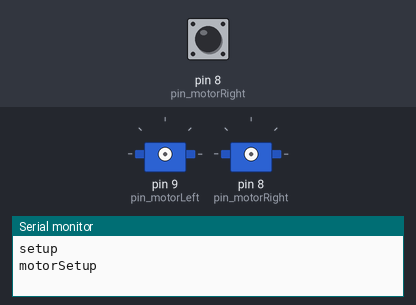
A sketch run on a simulated Arduino Mega 2560, built with avr-gcc and run on an emulated ATmega2560. Parts: 2 × servo, the last lines printed to the serial monitor. The inputs (shaded band) are chosen by the test bench; at power-on: pin 8 (pin_motorRight) LOW.

Above: at 0.8 s.
0.9 s: pin 8 (pin_motorRight) pulled HIGH for 0.15 s
At 2.2 s:
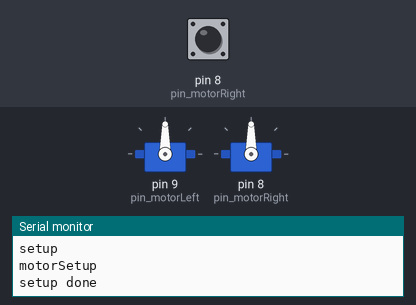
Timing chart, 0 to 3.9 s (numbered marks = the images above; inputs shaded):
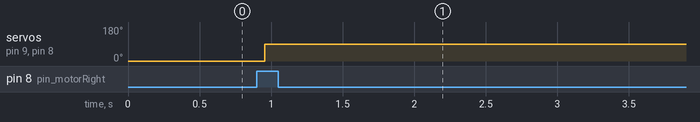

Measured:
- after the input at 0.9 s, servo on pin 9 (pin_motorLeft), servo on pin 8 (pin_motorRight): 0° → 90° after 0.06 s

The sketch:

BT_Arlo_Test.ino
```cpp
#include <Servo.h>

#define pin_motorLeft 9
#define pin_motorRight 8
#define pin_sensorLeft1 34
#define pin_sensorLeft2 35
#define pin_sensorRight1 38
#define pin_sensorRight2 39
#define FULL_REVERSE 1000
#define MOTOR_BRAKE 1500
#define FULL_FORWARD 2000
#define FULL_ROTATION 144

Servo motorLeft;
Servo motorRight;

String printString;

int uL = 0;
int uR = 0;
int command;


void motorSetup() {
  Serial.println("motorSetup");
  //put motors in rest mode
  pinMode(pin_motorLeft, INPUT);
  pinMode(pin_motorRight, INPUT);
  while (digitalRead(pin_motorLeft) == 0 || digitalRead(pin_motorRight) == 0) {
    delayMicroseconds(100);
  }
  digitalWrite(pin_motorLeft, LOW);     //go low before switching to output mode
  digitalWrite(pin_motorRight, LOW);
  pinMode(pin_motorLeft, OUTPUT);
  pinMode(pin_motorRight, OUTPUT);
  delay(5);                             //wait for initialization
  //motors are ready to be attached
  motorLeft.attach(pin_motorLeft, FULL_REVERSE, FULL_FORWARD);
  motorRight.attach(pin_motorRight, FULL_REVERSE, FULL_FORWARD);
}

void setup() {
  Serial.begin(9600);
  Serial.println("setup");
  motorSetup();
  motorLeft.writeMicroseconds(uL);
  motorRight.writeMicroseconds(uR);

  //BT setup
  Serial1.println("U,9600,N");  // Change the baudrate to 9600, no parity
  Serial1.begin(9600);  // Start bluetooth serial at 9600
  command = 1500;
  Serial.println("setup done");
}

void loop() {

  delay(50);

  if(Serial1.available())  // If the PC sent any characters
  {
    command = (int)Serial1.parseInt();
    Serial1.print(command); // Receives the string from PC and prints it back.
  delay(50);
  }

  uL = command;
  uR = command;
  if(command>=1000 && command<=2000)
  {
    motorLeft.writeMicroseconds(uL);
    motorRight.writeMicroseconds(uR);
  }
  delay(1);
}
```
